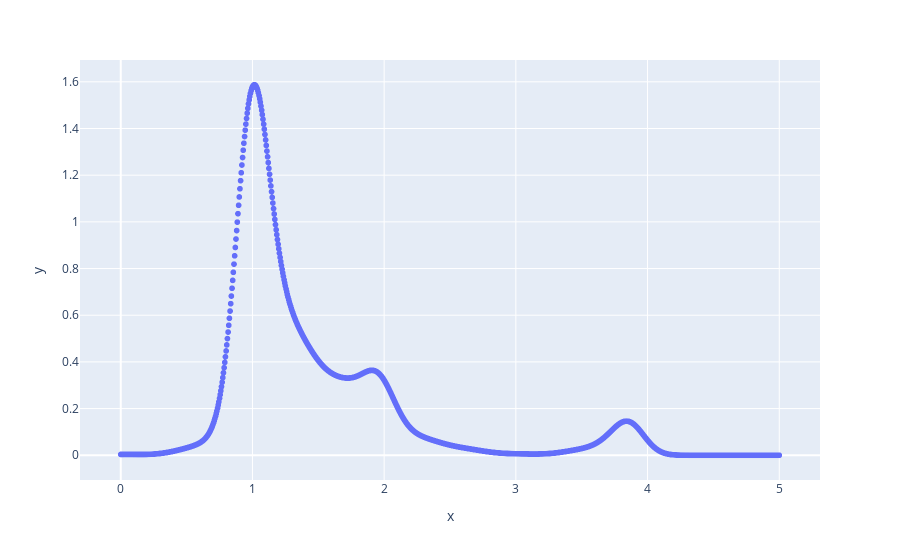

The notebook cell this image was saved under:
### Code cell
xpts = np.linspace(0.0, 5.0, 1001)
ypts = pos_kde.evaluate(xpts)
ycdf = cumulative_trapezoid(ypts, xpts, initial=0)
px.scatter(x = xpts, y = ypts)

### Figure 1 — Plotly figure (JSON) as saved in the notebook; plotly's stock layout.template omitted (floating-point values rounded to 4 significant figures; data arrays with more than 128 entries replaced by an {"elided": "..."} marker saying what was removed)
{"data": [{"hovertemplate": "x=%{x}<br>y=%{y}<extra></extra>", "legendgroup": "", "marker": {"color": "#636efa", "symbol": "circle"}, "mode": "markers", "name": "", "showlegend": false, "type": "scattergl", "x": {"elided": "1001 float values"}, "xaxis": "x", "y": {"elided": "1001 float values"}, "yaxis": "y"}], "layout": {"legend": {"tracegroupgap": 0}, "margin": {"t": 60}, "xaxis": {"anchor": "y", "domain": [0, 1], "title": {"text": "x"}}, "yaxis": {"anchor": "x", "domain": [0, 1], "title": {"text": "y"}}}}
